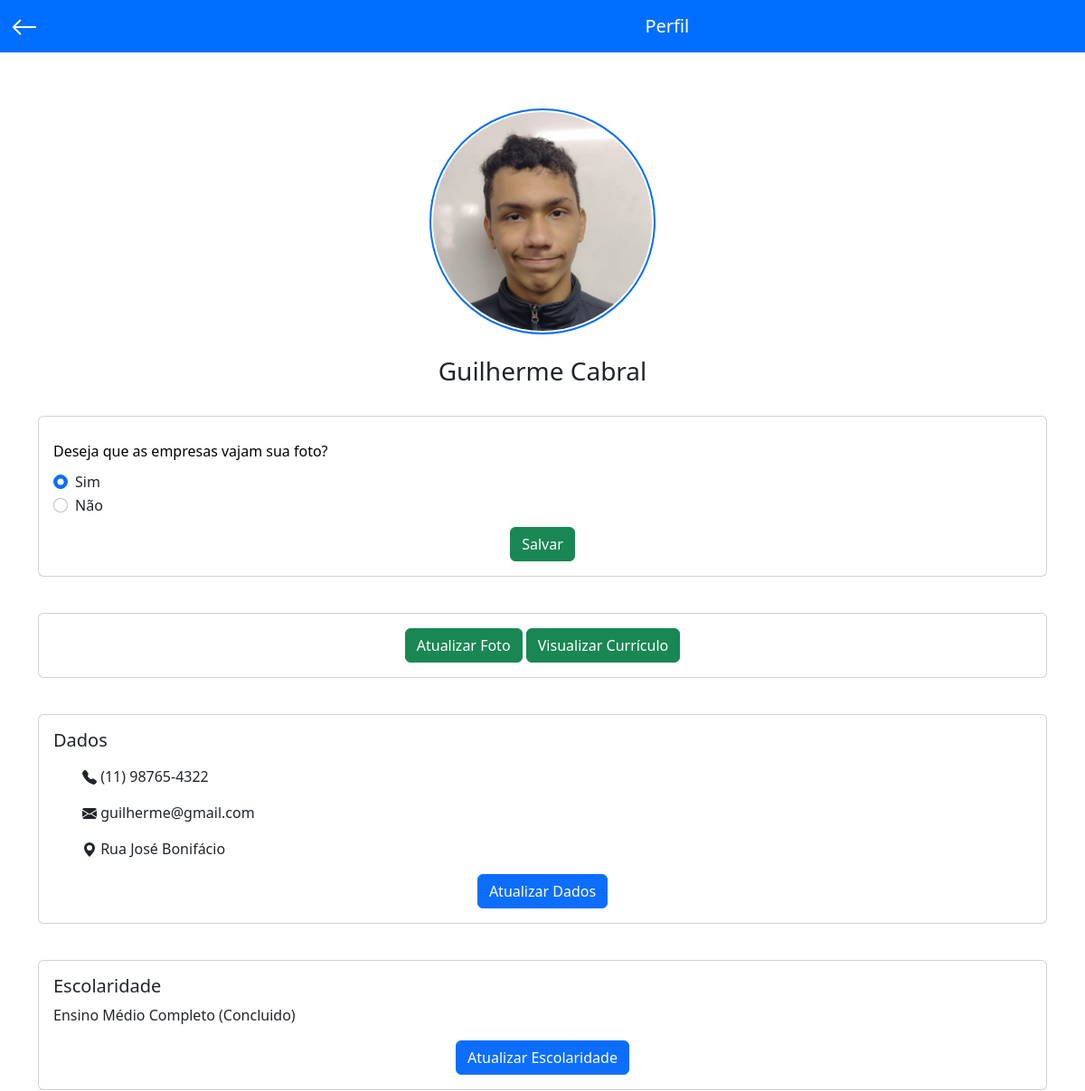
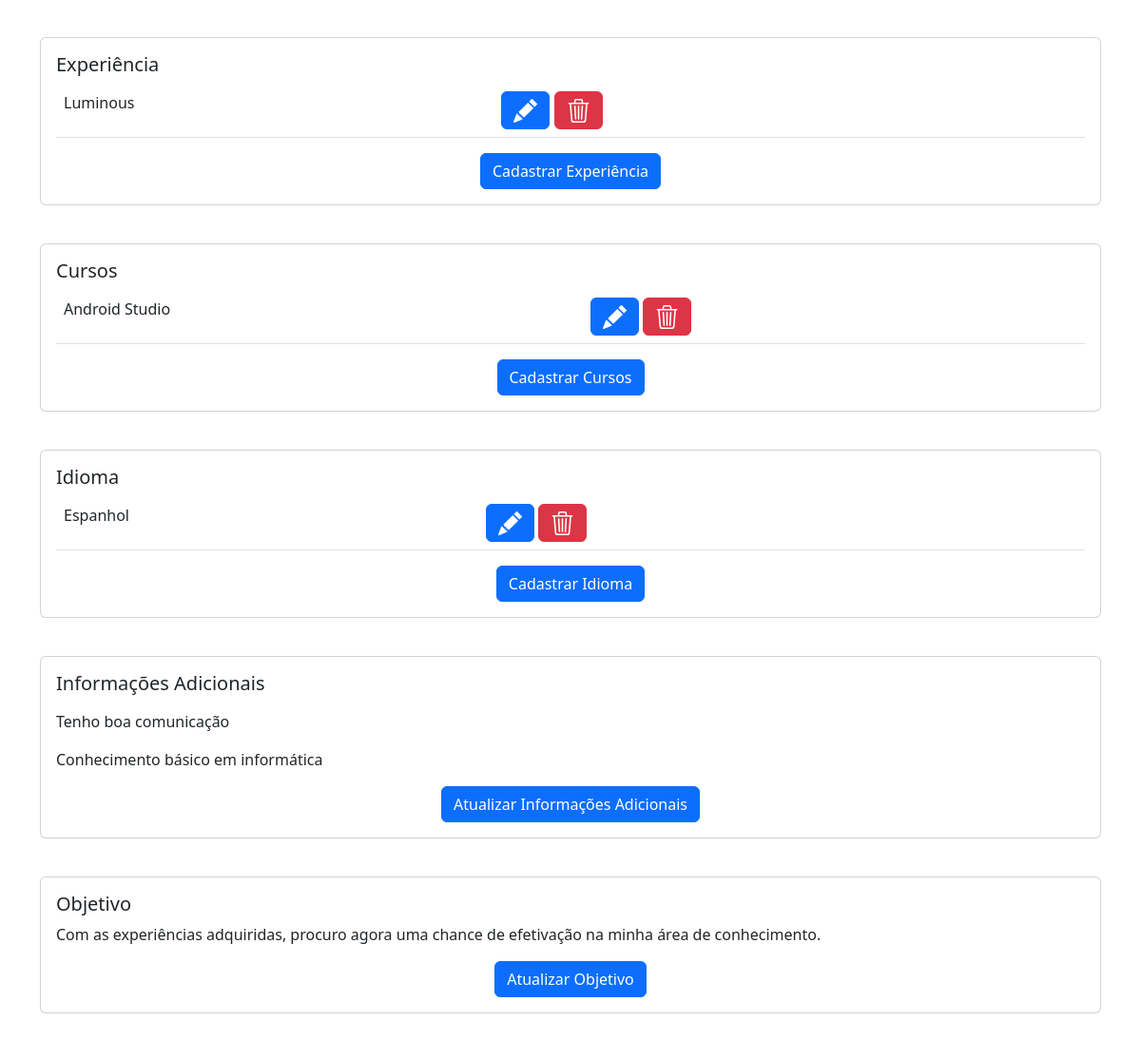
The page /views/restrito/perfil.php (signed in) on the database its author committed (2 pictures, top to bottom).
### tables this page shows
CREATE TABLE `tbfotousuario` (
  `idFoto` int(11) NOT NULL,
  `foto` longtext NOT NULL,
  `idUsuario` int(11) NOT NULL
);

CREATE TABLE `tbusuario` (
  `idUsuario` int(11) NOT NULL,
  `nomeUsuario` varchar(250) NOT NULL,
  `emailUsuario` varchar(250) NOT NULL,
  `senhaUsuario` varchar(250) NOT NULL,
  `recuperar_senha` varchar(250) NOT NULL,
  `status` varchar(200) NOT NULL
);

CREATE TABLE `tbdadosusuario` (
  `idDados` int(11) NOT NULL,
  `idUsuario` int(11) NOT NULL,
  `dia` int(11) NOT NULL,
  `mes` int(11) NOT NULL,
  `ano` int(11) NOT NULL,
  `telefone` varchar(100) NOT NULL,
  `jaTrabalhou` varchar(100) NOT NULL,
  `cep` varchar(250) NOT NULL,
  `endereco` varchar(250) NOT NULL,
  `numero` int(11) NOT NULL,
  `bairro` varchar(250) NOT NULL,
  `cidade` varchar(250) NOT NULL,
  `uf` varchar(100) NOT NULL
);

CREATE TABLE `tbeducacaousuario` (
  `idEducacao` int(11) NOT NULL,
  `grau` varchar(250) NOT NULL,
  `situacao` varchar(250) NOT NULL,
  `mes` int(11) NOT NULL,
  `ano` int(11) NOT NULL,
  `idUsuario` int(11) NOT NULL
);

CREATE TABLE `tbexperienciausuario` (
  `idExperiencia` int(11) NOT NULL,
  `cargo` varchar(250) NOT NULL,
  `empresa` varchar(250) NOT NULL,
  `mesInicio` int(11) NOT NULL,
  `anoInicio` int(11) NOT NULL,
  `situacao` varchar(250) DEFAULT NULL,
  `mesSaiu` int(11) DEFAULT NULL,
  `anoSaiu` int(11) DEFAULT NULL,
  `idUsuario` int(11) NOT NULL
);

CREATE TABLE `tbcursousuario` (
  `idCurso` int(11) NOT NULL,
  `curso` varchar(250) NOT NULL,
  `instituicao` varchar(250) NOT NULL,
  `ano` int(11) NOT NULL,
  `idUsuario` int(11) NOT NULL
);

CREATE TABLE `tbidiomausuario` (
  `idIdioma` int(11) NOT NULL,
  `idioma` varchar(250) NOT NULL,
  `nivel` varchar(100) NOT NULL,
  `idUsuario` int(11) NOT NULL
);

CREATE TABLE `tbinfo` (
  `idInfo` int(11) NOT NULL,
  `info1` text DEFAULT NULL,
  `info2` varchar(250) DEFAULT NULL,
  `info3` varchar(250) DEFAULT NULL,
  `info4` varchar(250) DEFAULT NULL,
  `info5` varchar(250) DEFAULT NULL,
  `info6` varchar(250) DEFAULT NULL,
  `info7` varchar(250) DEFAULT NULL,
  `info8` varchar(250) DEFAULT NULL,
  `info9` varchar(250) DEFAULT NULL,
  `info10` varchar(250) DEFAULT NULL,
  `info11` varchar(250) DEFAULT NULL,
  `idUsuario` int(11) NOT NULL
);

CREATE TABLE `tbobjetivousuario` (
  `idObjetivo` int(11) NOT NULL,
  `objetivo` text NOT NULL,
  `idUsuario` int(11) NOT NULL
);

### classes/Curriculo.php (called while the page is built, shortened)
<?php
    class Curriculo
    {
        public function listarExperiencia(){
            $conexao = Conexao::conectar();
            $querySelect = "SELECT * FROM tbExperienciaUsuario";
            $resultado = $conexao->query($querySelect);
            $listarExperiencia = $resultado->fetchAll();
            return $listarExperiencia;
        }
        public function listarCurso(){
            $conexao = Conexao::conectar();
            $querySelect = "SELECT * FROM tbCursoUsuario";
            $resultado = $conexao->query($querySelect);
            $listarCurso = $resultado->fetchAll();
            return $listarCurso;
        }
        public function listarIdioma(){
            $conexao = Conexao::conectar();
            $querySelect = "SELECT * FROM tbIdiomaUsuario";
            $resultado = $conexao->query($querySelect);
            $listarIdioma = $resultado->fetchAll();
            return $listarIdioma;
        }
    }
?>

### views/restrito/perfil.php (the view, shortened to what this page needs)
<?php
    require_once("../../classes/Curriculo.php");
    $grau ='';
    $situacao ='';
    $status ='';
    try {
        $con = Conexao::conectar();
        $stmt = $con->prepare("SELECT * FROM tbUsuario WHERE
	    idUsuario = :id ");
	    $stmt->bindValue(":id", $_SESSION['id']);
	    $stmt->execute();
	    while($row = $stmt->fetch(PDO::FETCH_BOTH)){
	        $status = $row['status'];
	    }
        $stmt1 = $con->prepare("SELECT * FROM tbDadosUsuario WHERE
        idUsuario = :id ");
        $stmt1->bindValue(":id",$_SESSION['id']);
        $stmt1->execute();
        while($row1 = $stmt1->fetch(PDO::FETCH_BOTH)){
            $telefone = $row1['telefone'];
            $rua = $row1['endereco'];
        }
        $stmt2 = $con->prepare("SELECT * FROM tbEducacaoUsuario WHERE
        idUsuario = :id ");
        $stmt2->bindValue(":id",$_SESSION['id']);
        $stmt2->execute();
        while($row2 = $stmt2->fetch(PDO::FETCH_BOTH)){
            $grau = $row2['grau'];
            $situacao = $row2['situacao'];
        }
        $stmt3 = $con->prepare("SELECT * FROM tbInfo WHERE
        idUsuario = :id ");
        $stmt3->bindValue(":id",$_SESSION['id']);
        $stmt3->execute();
        while($row3 = $stmt3->fetch(PDO::FETCH_BOTH)){
            $info9 = $row3['info10'];
            $info10 = $row3['info11'];
        }
        $stmt4 = $con->prepare("SELECT * FROM tbObjetivoUsuario WHERE
        idUsuario = :id ");
        $stmt4->bindValue(":id",$_SESSION['id']);
        $stmt4->execute();
        while($row4 = $stmt4->fetch(PDO::FETCH_BOTH)){
            $objetivo = $row4['objetivo'];
        }
        $experiencia = new Curriculo();
        $listarExperiencia = $experiencia->listarExperiencia();
   		$curso = new Curriculo();
        $listarCurso = $curso->listarCurso();
        $idioma = new Curriculo();
        $listarIdioma = $idioma->listarIdioma();
    } catch(Exception $e) {
        echo $e->getMessage();
    }
?>
<!DOCTYPE html>
<html>
	<head>
		<link rel="stylesheet" type="text/css" href="../../assets/css/restrito.css?1">
		<link rel="stylesheet" type="text/css" href="../../assets/css/cad_cv.css?1">
		<link rel="stylesheet" type="text/css" href="../../assets/css/reset.css">
		<link rel="stylesheet" type="text/css" href="../../assets/css/menu.css?1">
		<link rel="stylesheet" type="text/css" href="../../assets/bootstrap_css/bootstrap.min.css">
    	<link rel="stylesheet" href="https://cdnjs.cloudflare.com/ajax/libs/croppie/2.6.5/croppie.css">
	</head>
	<body>
		<section class="container" style="margin-top: 120px;">
			 <div class="image">
			 	<?php
              $fotoBanco = 'foto';
              $con = Conexao::conectar();
              $stmt = $con->prepare("SELECT * FROM tbFotoUsuario WHERE
              idUsuario = :id ");
              $stmt->bindValue(":id", $_SESSION['id']);
              $stmt->execute();
              while($row = $stmt->fetch(PDO::FETCH_BOTH)){
                  $fotoBanco = $row['foto'];
              }
              if($fotoBanco == 'foto'){?>
                  <img src="../../assets/img/icon_user.png" >
              <?php }else{?>
                    <img width="230" height="230"  id="img_redonda" class="rounded-circle" src="<?php echo $fotoBanco;?>" >
              <?php  }?>
			 </div>
			 <br>
			 <h3 style="text-align:center;"><?php echo @$_SESSION['nome'];?></h3>
			<br>
			<div class="card mb-3">
			  <div class="card-body">
			  	<div style="text-align:center;">
			  		<form action="../../api/save_status.php" method="POST">
			  		   <div class="textfield">
                        <label id="campo" for="">Deseja que as empresas vajam sua foto?</label>
                        <div class="form-check">
						  <input class="form-check-input" value="true" type="radio" name="pergunta" id="pergunta1"
						  <?php
						  	if($status == 'true'){
						  		echo "checked";
						  	}else{
						  	}
						  ?>
						  >
						  <label class="form-check-label" for="pergunta1">
						    Sim
						  </label>
						</div>
						<div class="form-check">
						  <input class="form-check-input" value="false" type="radio" name="pergunta" id="pergunta2"
						  <?php
						  	if($status == 'false'){
						  		echo "checked";
						  	}else{
						  	}
						  ?>
						  >
						  <label class="form-check-label" for="pergunta2">
						    Não
						  </label>
						</div>
                    	</div>
			                <button class="btn btn-success" type="submit">Salvar</button>
                    </form>
			  	</div>
			  </div>
			</div>
			<br>
			<div class="card mb-3">
			  <div class="card-body">
			  	<div style="text-align:center;">
			  		<a href="#" class="btn btn-success"
			  		id="link" type="button" data-bs-toggle="offcanvas" data-bs-target="#img" aria-controls="offcanvasRight">Atualizar Foto</a>
			  		<a href="#" class="btn btn-success"
			  		id="link" type="button" data-bs-toggle="offcanvas" data-bs-target="#offcanvasRight" aria-controls="offcanvasRight"
			  		>Visualizar Currículo</a>
			  	</div>
			  </div>
			</div>
			<br>
			<div class="card mb-3">
			  <div class="card-body">
			    <h5 class="card-title">Dados</h5>
			    <p class="card-text">
			    	<ul>
                    <p> <?php echo @$telefone;?></p>
                    <p> <?php echo @$_SESSION['email'];?></p>
                    <p><svg xmlns="http://www.w3.org/2000/svg" width="16" height="16" fill="currentColor" class="bi bi-telephone-fill" viewBox="0 0 16 16">
                    <path d="M8 16s6-5.686 6-10A6 6 0 0 0 2 6c0 4.314 6 10 6 10zm0-7a3 3 0 1 1 0-6 3 3 0 0 1 0 6z"/>
                    </svg> <?php echo @$rua;?></p>
                </ul>
			    </p>
			    <div style="text-align:center;">
			    <a id="link" type="button" data-bs-toggle="offcanvas" data-bs-target="#dados" aria-controls="offcanvasRight" class="btn btn-primary">Atualizar Dados</a>
			    </div>
			  </div>
			</div>
			<br>
			<div class="card mb-3">
			  <div class="card-body">
			    <h5 class="card-title">Escolaridade</h5>
			    <p class="card-text"><?php echo @$grau;?> (<?php echo @$situacao;?>)</p>
			    <div style="text-align:center;">
			    <a id="link" type="button" data-bs-toggle="offcanvas" data-bs-target="#edu" aria-controls="offcanvasRight" class="btn btn-primary">Atualizar Escolaridade</a>
			    </div>
			  </div>
			</div>
			<br>
			<div class="card mb-3">
			  <div class="card-body">
			    <h5 class="card-title">Experiência</h5>
			    <table class="table">
				  <tbody>
				     <?php foreach ($listarExperiencia as $linha){ ?>
	                    <?php if($_SESSION['id'] == $linha['idUsuario']) {?>
	                    	<?php include('../../components/form_save_exp.php');?>
	                      <tr>
					      <td><?php echo $linha['empresa'];?></td>
					      <td>
					      	<a id="link" type="button" data-bs-toggle="offcanvas" data-bs-target="#saveexp<?php echo $linha['idExperiencia'];?>" aria-controls="offcanvasRight" class="btn btn-primary">
					      	</a>
					      	<a data-bs-toggle="modal" data-bs-target="#exampleModalid<?php echo $linha[0];?>" href='#' id="link" type="button" class="btn btn-danger">
					      	</a>
					      </td>
					      </tr>
				      <?php } ?>
                	<?php } ?>
			    <div style="text-align:center;">
			    <a id="link" type="button" data-bs-toggle="offcanvas" data-bs-target="#cadexp" aria-controls="offcanvasRight" class="btn btn-primary">Cadastrar Experiência</a>
			    </div>
			  </div>
			<br>
			<div class="card mb-3">
			  <div class="card-body">
			    <h5 class="card-title">Cursos</h5>
			     <table class="table">
				  <tbody>
	                <?php foreach ($listarCurso as $linha){ ?>
	                    <?php if($_SESSION['id'] == $linha['idUsuario']) {?>
							<?php include('../../components/form_curso.php');?>
					    <tr>
					      <td><?php echo $linha['curso'];?></td>
					      <td>
					      	<a id="link" type="button" data-bs-toggle="offcanvas" data-bs-target="#cadcurso<?php echo $linha['idCurso'];?>" aria-controls="offcanvasRight" class="btn btn-primary">
					      </a>
					      <a data-bs-toggle="modal" data-bs-target="#exampleModalid<?php echo $linha[0];?>" href='#' id="link" type="button" class="btn btn-danger">
					      	</a>
					      </td>
					    </tr>
					    <?php } ?>
	                <?php } ?>
				  </tbody>
				</table>
			    <div style="text-align:center;">
			    <a id="link" type="button" data-bs-toggle="offcanvas" data-bs-target="#cadcurso" aria-controls="offcanvasRight" class="btn btn-primary">Cadastrar Cursos</a>
			    </div>
			  </div>
			</div>
			<br>
			<div class="card mb-3">
			  <div class="card-body">
			    <h5 class="card-title">Idioma</h5>
			     <table class="table">
				  <tbody>
				  	<?php foreach ($listarIdioma as $linha){ ?>
                    <?php if($_SESSION['id'] == $linha['idUsuario']) {?>
	                    	<?php include('../../components/form_save_idioma.php');?>
					    <tr>
					      <td><?php echo $linha['idioma'];?></td>
					      <td>
					      	<a id="link" type="button" data-bs-toggle="offcanvas" data-bs-target="#cadidioma<?php echo $linha['idIdioma'];?>" aria-controls="offcanvasRight" class="btn btn-primary">
					      </a>
					     <a data-bs-toggle="modal" data-bs-target="#exampleModalid<?php echo $linha[0];?>" href='#' id="link" type="button" class="btn btn-danger">
					      	</a>
					      </td>
				    </tr>
				      <?php } ?>
	                <?php } ?>
			    <div style="text-align:center;">
			    <a id="link" type="button" data-bs-toggle="offcanvas" data-bs-target="#cadidioma" aria-controls="offcanvasRight" class="btn btn-primary">Cadastrar Idioma</a>
			    </div>
			  </div>
			<br>
			<div class="card mb-3">
			  <div class="card-body">
			    <h5 class="card-title">Informações Adicionais</h5>
			    <p class="card-text"><?php echo @$info9;?></p>
			    <p class="card-text"><?php echo @$info10;?></p>
			    <div style="text-align:center;">
			    <a id="link" type="button" data-bs-toggle="offcanvas" data-bs-target="#info" aria-controls="offcanvasRight" class="btn btn-primary">Atualizar Informações Adicionais</a>
			    </div>
			  </div>
			</div>
			<br>
			<div class="card mb-3">
			  <div class="card-body">
			    <h5 class="card-title">Objetivo</h5>
			    <p class="card-text"><?php echo @$objetivo?></p>
			    <div style="text-align:center;">
			    <a id="link" type="button" data-bs-toggle="offcanvas" data-bs-target="#obj" aria-controls="offcanvasRight" class="btn btn-primary">Atualizar Objetivo</a>
			    </div>
			  </div>
			</div>
			<br>
			<br>
			<br>
		</section>
		<?php include('foto.php');?>
	</body>
</html>

### components/form_save_exp.php (shortened to what this page needs)
</div>

### components/form_curso.php (shortened to what this page needs)
<div style="width: 100%;" class="offcanvas offcanvas-end" tabindex="-1" id="cadcurso<?php echo $linha['idCurso'];?>" aria-labelledby="offcanvasRightLabel">

### components/form_save_idioma.php (shortened to what this page needs)
</div>

### views/restrito/foto.php (shortened to what this page needs)
<link rel="stylesheet" type="text/css" href="../../assets/css/reset.css">
<link rel="stylesheet" type="text/css" href="../../assets/css/cad_cv.css?10">
<link rel="stylesheet" type="text/css" href="../../assets/css/menu.css">
<link rel="stylesheet" type="text/css" href="../../assets/bootstrap_css/bootstrap.min.css">
<link rel="stylesheet" type="text/css" href="foto.css">

### assets/css/restrito.css (style rules this page uses)
body { background: f3f3f3de; }
.image { text-align: center; margin-top: 50px; }
#img_redonda { background-color: white; padding: 2px; border: 2px solid #006eff; border-radius: 100%; object-fit: cover; }

### assets/css/cad_cv.css (style rules this page uses)
.textfield { width: 100%; display: flex; flex-direction: column; align-items: flex-start; justify-content: center; margin: 10px 0px; }
.textfield > label { color: black; margin-bottom: 10px; }

### views/restrito/perfil.php (style rules this page uses)
img { background-color: #ddd; border-radius: 50%; height: 250px; object-fit: cover; width: 250px; border: 2px solid; border-color: #006eff; padding: 2px; }

### rows shown on the page
tbfotousuario: foto (picture)
tbusuario: status "☑ Sim", status "☐ Não"
tbdadosusuario: telefone "(11) 98765-4322", endereco "Rua José Bonifácio"
tbeducacaousuario: grau "Ensino Médio Completo", situacao "Concluido"
tbexperienciausuario: empresa "Luminous"
tbcursousuario: curso "Android Studio"
tbidiomausuario: idioma "Espanhol"
tbinfo: info10 "Tenho boa comunicação", info11 "Conhecimento básico em informática"
tbobjetivousuario: objetivo "Com as experiências adquiridas, procuro agora uma chance de efetivação na minha área de conhecimento."
